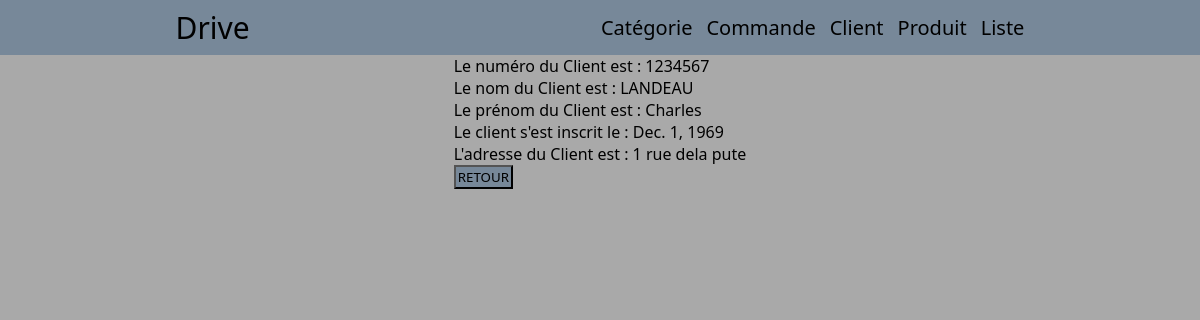
The page /drive/affiche-client/1/ on the database as committed earlier.
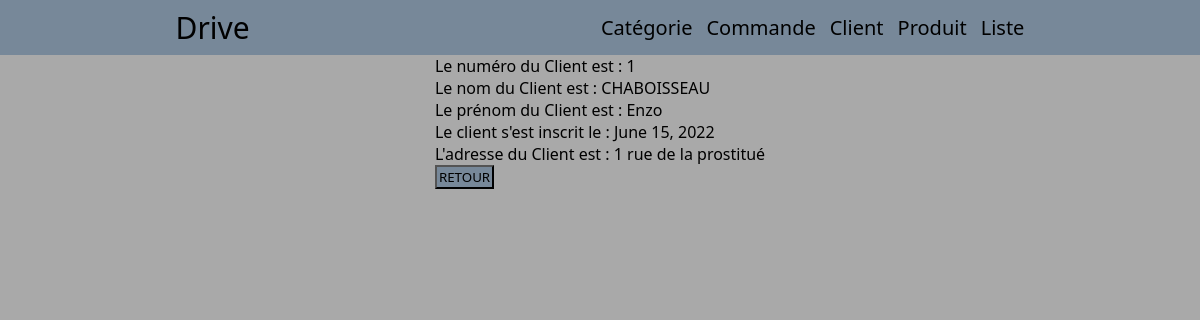
The same page on the database as committed later.
### drive/models.py (models this page shows, shortened)
class client(models.Model):
    num_client = models.BigIntegerField(null=True)
    nom = models.CharField(max_length=100)
    prenom = models.CharField(max_length=100)
    date_inscription = models.DateField()
    adresse = models.CharField(max_length=100)

### drive/views.py (the view)
# urls.py: path('drive/affiche-client/<int:id>/', views.affiche_client),
def affiche_client(request, id):
	client = models.client.objects.get(pk=id)
	return render(request,'client/affiche_client.html',{"client": client})

### drive/templates/client/affiche_client.html (shortened to what this page needs)
{% extends "index.html" %}
{% block content %}
    <div>
        Le numéro du Client est : {{ client.num_client }}<br>
        Le nom du Client est : {{ client.nom }}<br>
        Le prénom du Client est : {{ client.prenom }}<br>
        Le client s'est inscrit le : {{ client.date_inscription }}<br>
        L'adresse du Client est : {{ client.adresse }}<br>
        <button><a href="/drive/index-client/">RETOUR</a></button>
    </div>
    {% endblock %}

Rows that differ between the two databases and show on the page:
changed client: num_client "1234567" → "1"; nom "LANDEAU" → "CHABOISSEAU"; prenom "Charles" → "Enzo"; date_inscription "Dec. 1, 1969" → "June 15, 2022"; adresse "1 rue dela pute" → "1 rue de la prostitué"
